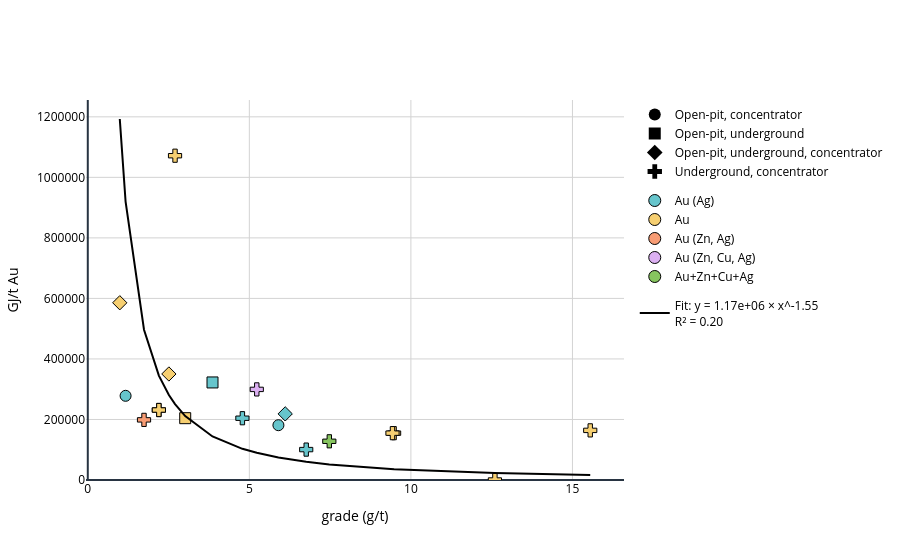

Notebook cell for this chart:
### Code cell
plot_grade_relationship(df_au_nrj, x_col='value', y_abs='GJ/t Au', output_html='data/Parametrization/au_nrj_relationship.html')

### Figure 1 — Plotly figure (JSON) as saved in the notebook; plotly's stock layout.template omitted (floating-point values rounded to 4 significant figures)
{"data": [{"legendgroup": "mining", "marker": {"color": "black", "size": 12, "symbol": 0}, "mode": "markers", "name": "Open-pit, concentrator", "showlegend": true, "x": [null], "y": [null], "type": "scatter"}, {"legendgroup": "mining", "marker": {"color": "black", "size": 12, "symbol": 1}, "mode": "markers", "name": "Open-pit, underground", "showlegend": true, "x": [null], "y": [null], "type": "scatter"}, {"legendgroup": "mining", "marker": {"color": "black", "size": 12, "symbol": 2}, "mode": "markers", "name": "Open-pit, underground, concentrator", "showlegend": true, "x": [null], "y": [null], "type": "scatter"}, {"legendgroup": "mining", "marker": {"color": "black", "size": 12, "symbol": 3}, "mode": "markers", "name": "Underground, concentrator", "showlegend": true, "x": [null], "y": [null], "type": "scatter"}, {"legendgroup": "product", "marker": {"color": "rgb(102, 197, 204)", "line": {"color": "black", "width": 1}, "size": 12, "symbol": "circle"}, "mode": "markers", "name": "Au (Ag)", "showlegend": true, "x": [null], "y": [null], "type": "scatter"}, {"legendgroup": "product", "marker": {"color": "rgb(246, 207, 113)", "line": {"color": "black", "width": 1}, "size": 12, "symbol": "circle"}, "mode": "markers", "name": "Au", "showlegend": true, "x": [null], "y": [null], "type": "scatter"}, {"legendgroup": "product", "marker": {"color": "rgb(248, 156, 116)", "line": {"color": "black", "width": 1}, "size": 12, "symbol": "circle"}, "mode": "markers", "name": "Au (Zn, Ag)", "showlegend": true, "x": [null], "y": [null], "type": "scatter"}, {"legendgroup": "product", "marker": {"color": "rgb(220, 176, 242)", "line": {"color": "black", "width": 1}, "size": 12, "symbol": "circle"}, "mode": "markers", "name": "Au (Zn, Cu, Ag)", "showlegend": true, "x": [null], "y": [null], "type": "scatter"}, {"legendgroup": "product", "marker": {"color": "rgb(135, 197, 95)", "line": {"color": "black", "width": 1}, "size": 12, "symbol": "circle"}, "mode": "markers", "name": "Au+Zn+Cu+Ag", "showlegend": true, "x": [null], "y": [null], "type": "scatter"}, {"hovertemplate": "Facility: Canadian Malartic<br>value: 1.17<br>total_energy_normalized: 278182.72776815825", "legendgroup": "data", "marker": {"color": "rgb(102, 197, 204)", "line": {"color": "black", "width": 1}, "size": 11, "symbol": 0}, "mode": "markers", "name": "Au (Ag)", "showlegend": false, "text": "Canadian Malartic", "x": [1.17], "y": [278200.0], "type": "scatter"}, {"hovertemplate": "Facility: Casa Berardi<br>value: 2.51<br>total_energy_normalized: 350320.238365134", "legendgroup": "data", "marker": {"color": "rgb(246, 207, 113)", "line": {"color": "black", "width": 1}, "size": 11, "symbol": 2}, "mode": "markers", "name": "Au", "showlegend": false, "text": "Casa Berardi", "x": [2.51], "y": [350300.0], "type": "scatter"}, {"hovertemplate": "Facility: Eagle River<br>value: 12.6<br>total_energy_normalized: 1.946687376643444", "legendgroup": "data", "marker": {"color": "rgb(246, 207, 113)", "line": {"color": "black", "width": 1}, "size": 11, "symbol": 3}, "mode": "markers", "name": "Au", "showlegend": false, "text": "Eagle River", "x": [12.6], "y": [1.947], "type": "scatter"}, {"hovertemplate": "Facility: Éléonore<br>value: 4.785<br>total_energy_normalized: 204139.21153489692", "legendgroup": "data", "marker": {"color": "rgb(102, 197, 204)", "line": {"color": "black", "width": 1}, "size": 11, "symbol": 3}, "mode": "markers", "name": "Au (Ag)", "showlegend": false, "text": "Éléonore", "x": [4.785], "y": [204100.0], "type": "scatter"}, {"hovertemplate": "Facility: Goldex<br>value: 1.74<br>total_energy_normalized: 198694.17746494873", "legendgroup": "data", "marker": {"color": "rgb(248, 156, 116)", "line": {"color": "black", "width": 1}, "size": 11, "symbol": 3}, "mode": "markers", "name": "Au (Zn, Ag)", "showlegend": false, "text": "Goldex", "x": [1.74], "y": [198700.0], "type": "scatter"}, {"hovertemplate": "Facility: Island<br>value: 9.48<br>total_energy_normalized: 154788.60178097873", "legendgroup": "data", "marker": {"color": "rgb(246, 207, 113)", "line": {"color": "black", "width": 1}, "size": 11, "symbol": 3}, "mode": "markers", "name": "Au", "showlegend": false, "text": "Island", "x": [9.48], "y": [154800.0], "type": "scatter"}, {"hovertemplate": "Facility: Island<br>value: 9.43<br>total_energy_normalized: 154788.60178097873", "legendgroup": "data", "marker": {"color": "rgb(246, 207, 113)", "line": {"color": "black", "width": 1}, "size": 11, "symbol": 3}, "mode": "markers", "name": "Au", "showlegend": false, "text": "Island", "x": [9.43], "y": [154800.0], "type": "scatter"}, {"hovertemplate": "Facility: Kiena<br>value: 5.9<br>total_energy_normalized: 181036.18103170127", "legendgroup": "data", "marker": {"color": "rgb(102, 197, 204)", "line": {"color": "black", "width": 1}, "size": 11, "symbol": 0}, "mode": "markers", "name": "Au (Ag)", "showlegend": false, "text": "Kiena", "x": [5.9], "y": [181000.0], "type": "scatter"}, {"hovertemplate": "Facility: Lamaque<br>value: 6.76<br>total_energy_normalized: 100478.63001263281", "legendgroup": "data", "marker": {"color": "rgb(102, 197, 204)", "line": {"color": "black", "width": 1}, "size": 11, "symbol": 3}, "mode": "markers", "name": "Au (Ag)", "showlegend": false, "text": "Lamaque", "x": [6.76], "y": [100500.0], "type": "scatter"}, {"hovertemplate": "Facility: LaRonde<br>value: 5.23<br>total_energy_normalized: 299369.0160923765", "legendgroup": "data", "marker": {"color": "rgb(220, 176, 242)", "line": {"color": "black", "width": 1}, "size": 11, "symbol": 3}, "mode": "markers", "name": "Au (Zn, Cu, Ag)", "showlegend": false, "text": "LaRonde", "x": [5.23], "y": [299400.0], "type": "scatter"}, {"hovertemplate": "Facility: Macassa<br>value: 15.55<br>total_energy_normalized: 163948.33022322087", "legendgroup": "data", "marker": {"color": "rgb(246, 207, 113)", "line": {"color": "black", "width": 1}, "size": 11, "symbol": 3}, "mode": "markers", "name": "Au", "showlegend": false, "text": "Macassa", "x": [15.55], "y": [163900.0], "type": "scatter"}, {"hovertemplate": "Facility: Meadowbank<br>value: 3.86<br>total_energy_normalized: 322371.39654290123", "legendgroup": "data", "marker": {"color": "rgb(102, 197, 204)", "line": {"color": "black", "width": 1}, "size": 11, "symbol": 1}, "mode": "markers", "name": "Au (Ag)", "showlegend": false, "text": "Meadowbank", "x": [3.86], "y": [322400.0], "type": "scatter"}, {"hovertemplate": "Facility: Meliadine<br>value: 6.11<br>total_energy_normalized: 218500.96435213345", "legendgroup": "data", "marker": {"color": "rgb(102, 197, 204)", "line": {"color": "black", "width": 1}, "size": 11, "symbol": 2}, "mode": "markers", "name": "Au (Ag)", "showlegend": false, "text": "Meliadine", "x": [6.11], "y": [218500.0], "type": "scatter"}, {"hovertemplate": "Facility: Hoyle Pond<br>value: 3.015<br>total_energy_normalized: 204253.0326314657", "legendgroup": "data", "marker": {"color": "rgb(246, 207, 113)", "line": {"color": "black", "width": 1}, "size": 11, "symbol": 1}, "mode": "markers", "name": "Au", "showlegend": false, "text": "Hoyle Pond", "x": [3.015], "y": [204300.0], "type": "scatter"}, {"hovertemplate": "Facility: Rainy River<br>value: 0.99<br>total_energy_normalized: 585639.7388792095", "legendgroup": "data", "marker": {"color": "rgb(246, 207, 113)", "line": {"color": "black", "width": 1}, "size": 11, "symbol": 2}, "mode": "markers", "name": "Au", "showlegend": false, "text": "Rainy River", "x": [0.99], "y": [585600.0], "type": "scatter"}, {"hovertemplate": "Facility: Stall Lake<br>value: 7.475<br>total_energy_normalized: 127910.47027650154", "legendgroup": "data", "marker": {"color": "rgb(135, 197, 95)", "line": {"color": "black", "width": 1}, "size": 11, "symbol": 3}, "mode": "markers", "name": "Au+Zn+Cu+Ag", "showlegend": false, "text": "Stall Lake", "x": [7.475], "y": [127900.0], "type": "scatter"}, {"hovertemplate": "Facility: Timmins West<br>value: 2.7<br>total_energy_normalized: 1071542.3461448073", "legendgroup": "data", "marker": {"color": "rgb(246, 207, 113)", "line": {"color": "black", "width": 1}, "size": 11, "symbol": 3}, "mode": "markers", "name": "Au", "showlegend": false, "text": "Timmins West", "x": [2.7], "y": [1072000.0], "type": "scatter"}, {"hovertemplate": "Facility: Young-Davidson<br>value: 2.2<br>total_energy_normalized: 231256.44789385318", "legendgroup": "data", "marker": {"color": "rgb(246, 207, 113)", "line": {"color": "black", "width": 1}, "size": 11, "symbol": 3}, "mode": "markers", "name": "Au", "showlegend": false, "text": "Young-Davidson", "x": [2.2], "y": [231300.0], "type": "scatter"}, {"hovertemplate": "Facility: Young-Davidson<br>value: 2.2<br>total_energy_normalized: 231256.44789385318", "legendgroup": "data", "marker": {"color": "rgb(246, 207, 113)", "line": {"color": "black", "width": 1}, "size": 11, "symbol": 3}, "mode": "markers", "name": "Au", "showlegend": false, "text": "Young-Davidson", "x": [2.2], "y": [231300.0], "type": "scatter"}, {"legendgroup": "fit", "line": {"color": "black", "width": 2}, "mode": "lines", "name": "Fit: y = 1.17e+06 × x^-1.55<br>R² = 0.20", "showlegend": true, "x": [0.99, 1.17, 1.74, 2.2, 2.2, 2.51, 2.7, 3.015, 3.86, 4.785, 5.23, 5.9, 6.11, 6.76, 7.475, 9.43, 9.48, 12.6, 15.55], "y": [1193000.0, 920100.0, 496600.0, 344900.0, 344900.0, 281000.0, 250900.0, 211300.0, 144000.0, 103100.0, 89800.0, 74460.0, 70520.0, 60270.0, 51550.0, 35930.0, 35630.0, 22900.0, 16510.0], "type": "scatter"}], "layout": {"font": {"color": "black"}, "legend": {"bgcolor": "rgba(0,0,0,0)", "groupclick": "toggleitem"}, "xaxis": {"title": {"text": "grade (g/t)"}, "gridcolor": "lightgray"}, "yaxis": {"title": {"text": "GJ/t Au"}, "gridcolor": "lightgray", "rangemode": "tozero", "tickformat": "d"}, "title": {"text": ""}, "paper_bgcolor": "white", "plot_bgcolor": "white"}}
